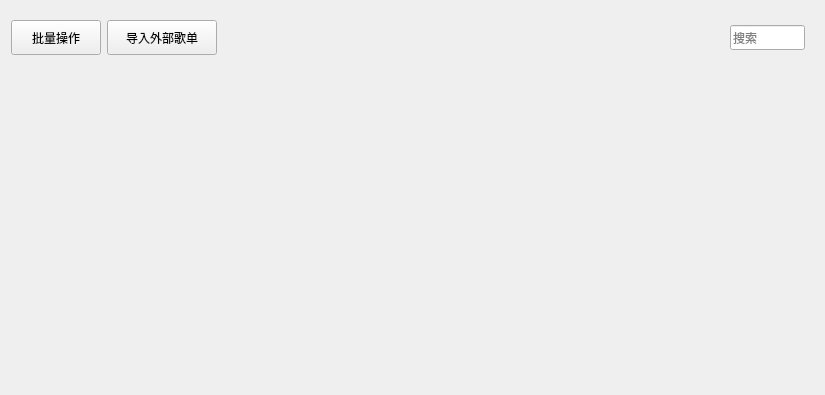
<?xml version="1.0" encoding="UTF-8"?>
<ui version="4.0">
 <class>SongListWidget</class>
 <widget class="QWidget" name="SongListWidget">
  <property name="geometry">
   <rect>
    <x>0</x>
    <y>0</y>
    <width>825</width>
    <height>395</height>
   </rect>
  </property>
  <property name="windowTitle">
   <string>SongListWidget</string>
  </property>
  <layout class="QVBoxLayout" name="verticalLayout_2">
   <item>
    <widget class="QWidget" name="widget" native="true">
     <layout class="QHBoxLayout" name="horizontalLayout">
      <property name="leftMargin">
       <number>0</number>
      </property>
      <item>
       <widget class="QToolButton" name="batch_toolButton">
        <property name="sizePolicy">
         <sizepolicy hsizetype="Fixed" vsizetype="Fixed">
          <horstretch>0</horstretch>
          <verstretch>0</verstretch>
         </sizepolicy>
        </property>
        <property name="minimumSize">
         <size>
          <width>90</width>
          <height>35</height>
         </size>
        </property>
        <property name="maximumSize">
         <size>
          <width>90</width>
          <height>35</height>
         </size>
        </property>
        <property name="cursor">
         <cursorShape>PointingHandCursor</cursorShape>
        </property>
        <property name="text">
         <string>批量操作</string>
        </property>
        <property name="toolButtonStyle">
         <enum>Qt::ToolButtonTextBesideIcon</enum>
        </property>
       </widget>
      </item>
      <item>
       <widget class="QToolButton" name="import_toolButton">
        <property name="minimumSize">
         <size>
          <width>110</width>
          <height>35</height>
         </size>
        </property>
        <property name="maximumSize">
         <size>
          <width>110</width>
          <height>35</height>
         </size>
        </property>
        <property name="cursor">
         <cursorShape>PointingHandCursor</cursorShape>
        </property>
        <property name="text">
         <string>导入外部歌单</string>
        </property>
       </widget>
      </item>
      <item>
       <spacer name="horizontalSpacer">
        <property name="orientation">
         <enum>Qt::Horizontal</enum>
        </property>
        <property name="sizeHint" stdset="0">
         <size>
          <width>487</width>
          <height>20</height>
         </size>
        </property>
       </spacer>
      </item>
      <item>
       <widget class="MySearchLineEdit" name="search_lineEdit">
        <property name="sizePolicy">
         <sizepolicy hsizetype="Preferred" vsizetype="Fixed">
          <horstretch>0</horstretch>
          <verstretch>0</verstretch>
         </sizepolicy>
        </property>
        <property name="minimumSize">
         <size>
          <width>75</width>
          <height>25</height>
         </size>
        </property>
        <property name="maximumSize">
         <size>
          <width>75</width>
          <height>25</height>
         </size>
        </property>
        <property name="placeholderText">
         <string>搜索</string>
        </property>
       </widget>
      </item>
     </layout>
    </widget>
   </item>
   <item>
    <widget class="QWidget" name="table_widget" native="true">
     <layout class="QVBoxLayout" name="verticalLayout">
      <item>
       <spacer name="verticalSpacer">
        <property name="orientation">
         <enum>Qt::Vertical</enum>
        </property>
        <property name="sizeHint" stdset="0">
         <size>
          <width>20</width>
          <height>297</height>
         </size>
        </property>
       </spacer>
      </item>
     </layout>
    </widget>
   </item>
  </layout>
 </widget>
 <customwidgets>
  <customwidget>
   <class>MySearchLineEdit</class>
   <extends>QLineEdit</extends>
   <header>MySearchLineEdit.h</header>
  </customwidget>
 </customwidgets>
 <resources/>
 <connections/>
</ui>
